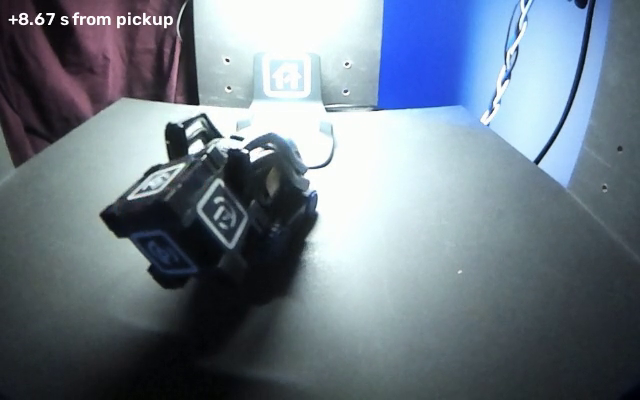
#> input picture frame 78 of evidence/unit3-cube-accelerometer/pickup.mp4, 640 x 400 px, given in place of cube-settling.mkv, which was not available
$ python slide_check.py
#> lines starting #> are read from the running program, lines starting #| are printed output that depends on the picture
"""Midpoint test of fixed-attitude translation during the late roll signal."""
import csv
from pathlib import Path

import cv2
import matplotlib.pyplot as plt
import numpy as np
from scipy.integrate import cumulative_trapezoid

here = Path(__file__).resolve().parent
camera = np.array([64.5, 64.75, 65.0])
# Same far-right rubber corner on three overhead frames, in cropped pixels.
picks = np.float32([[46, 8], [46, 8], [48, 9]])
# Existing 23 mm top glyph registration in half-resolution camera pixels.
glyph = np.float32([[170,187],[330,157],[361,242],[184,269]])/8 + [282,295]
world = np.float32([[0,0],[23,0],[23,23],[0,23]])
# The video patch at (10,8) matches the docked crop at (30,43).
offset = np.float32([260+20,265+35])


def optical(points, corners):
    transform = cv2.getPerspectiveTransform(np.float32(corners), world)
    p = cv2.perspectiveTransform(np.float32(points[None] + offset), transform)[0]
    return np.linalg.norm((p[0]+p[2])/2-p[1])


def packet_test(directory, clock):
    zero = next(float(r['sec']) for r in csv.DictReader((directory/'actions.csv').open())
                if r['action']=='roll cube')
    rows = np.genfromtxt(directory/'cube.csv.gz', names=True, delimiter=',')
    t = rows['sec'][::3]-zero
    y = rows['y'].reshape(-1,3).mean(axis=1)/8192
    tt = np.linspace(camera[0]-clock,camera[-1]-clock,501)
    acceleration = (np.interp(tt,t,y)-np.median(y[(t>=-1)&(t<0)]))*9806.65/.970709
    velocity = cumulative_trapezoid(acceleration,tt,initial=0)
    position = cumulative_trapezoid(velocity,tt,initial=0)
    return abs(position[-1]/2-position[250])


if __name__=='__main__':
    rng = np.random.default_rng(18)
    draw = [optical(picks+rng.uniform(-2,2,picks.shape), glyph+rng.uniform(-1,1,glyph.shape))
            for _ in range(4000)]
    fig, axes = plt.subplots(1,3,figsize=(8,3),layout='constrained')
    vid = cv2.VideoCapture(str(here/'cube-settling.mkv'))
    for ax,t,point in zip(axes,camera,picks):
        vid.set(cv2.CAP_PROP_POS_FRAMES,round((t-58)*12))
        ok,frame = vid.read()
        assert ok
        ax.imshow(frame[:,:,0],cmap='gray',vmin=0,vmax=255,interpolation='nearest')
        ax.plot(*point,'+',c='#ff794d',ms=12)
        ax.set_title(f'Camera {t:.2f} s')
        ax.axis('off')
#> this loop made 3 passes
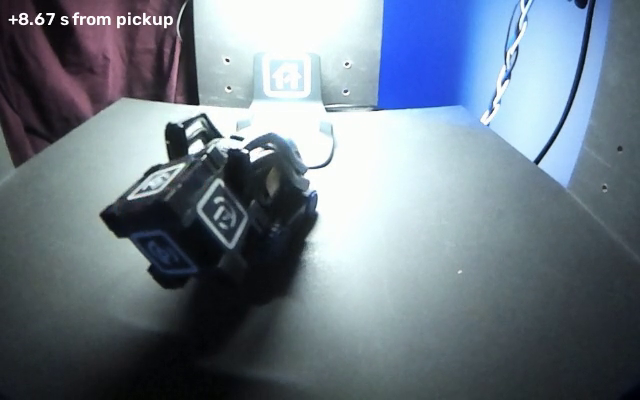
#> input picture frame 78 of evidence/unit3-cube-accelerometer/pickup.mp4, 640 x 400 px, given in place of cube-settling.mkv, which was not available
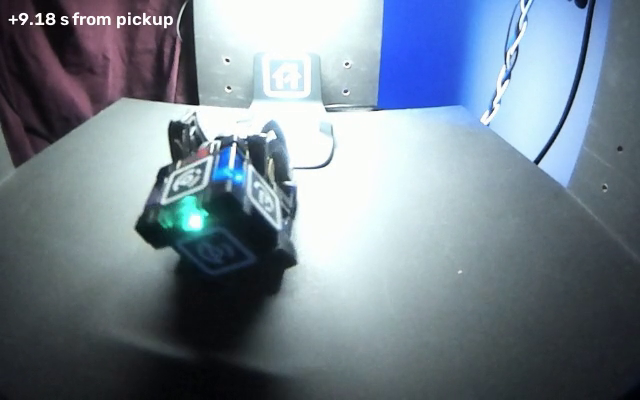
#> input picture frame 81 of evidence/unit3-cube-accelerometer/pickup.mp4, 640 x 400 px, given in place of cube-settling.mkv, which was not available
#> pass 3, `ok,frame = vid.read()`:
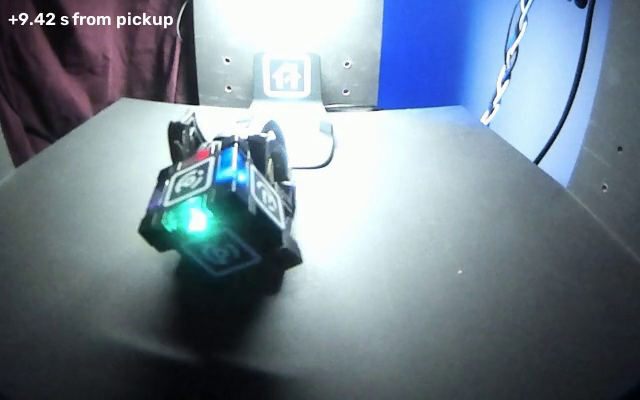
#> frame: shape (400, 640, 3); mean B, G, R 143, 130.8, 116
    vid.release()
    fig.savefig(here/'slide-check.png',dpi=170)
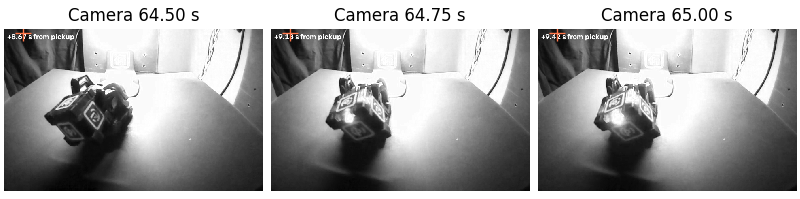
#> figure drawn by matplotlib, 3 panels
    clocks=np.linspace(59.754,59.875,51)
    rows=[('Visible corner',optical(picks,glyph),*np.percentile(draw,[5,95]))]
    for directory in [here,here.parent/'R9']:
#> (the run stopped early here; a loop or call above may not have finished)

$ run again, starting later in the video
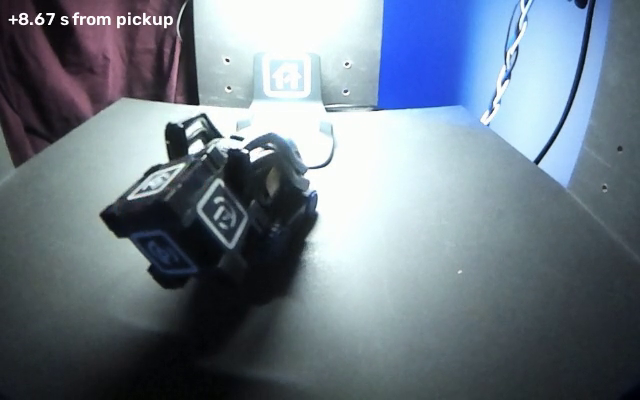
#> input picture frame 78 of evidence/unit3-cube-accelerometer/pickup.mp4, 640 x 400 px, given in place of cube-settling.mkv, which was not available
#> the loop `for ax,t,point in zip(axes,camera,picks):` made 3 passes
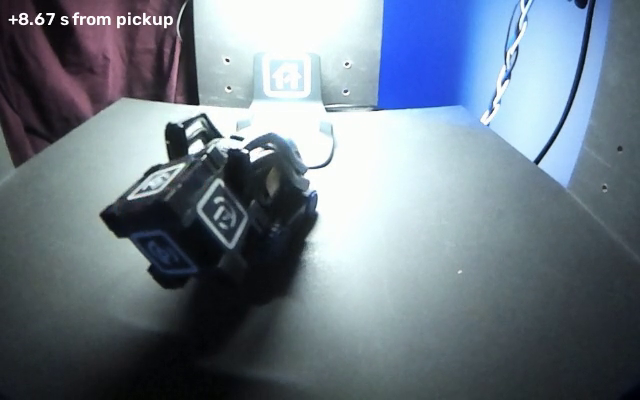
#> input picture frame 78 of evidence/unit3-cube-accelerometer/pickup.mp4, 640 x 400 px, given in place of cube-settling.mkv, which was not available
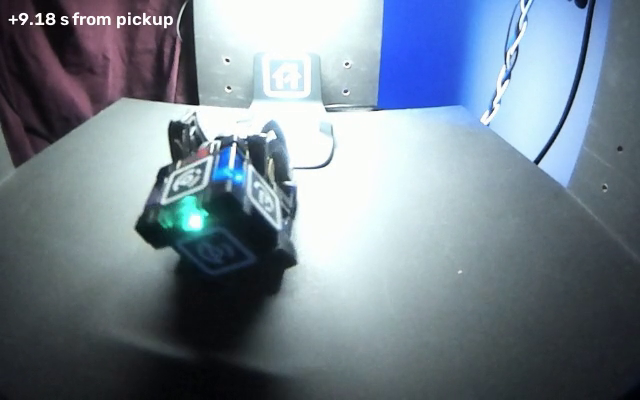
#> input picture frame 81 of evidence/unit3-cube-accelerometer/pickup.mp4, 640 x 400 px, given in place of cube-settling.mkv, which was not available

$ run again, starting later in the video
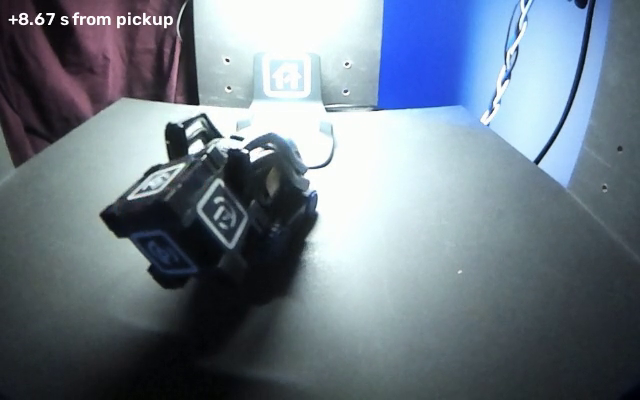
#> input picture frame 78 of evidence/unit3-cube-accelerometer/pickup.mp4, 640 x 400 px, given in place of cube-settling.mkv, which was not available
#> the loop `for ax,t,point in zip(axes,camera,picks):` made 3 passes
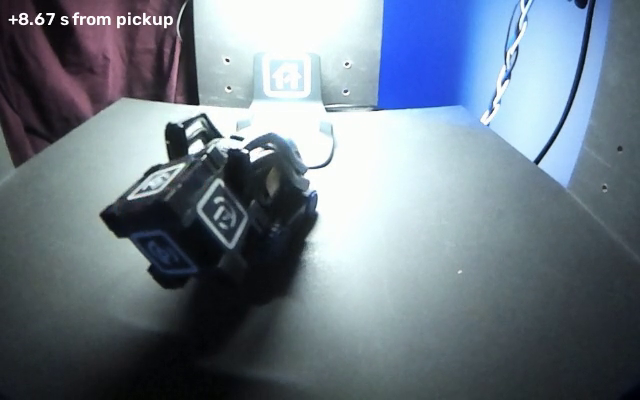
#> input picture frame 78 of evidence/unit3-cube-accelerometer/pickup.mp4, 640 x 400 px, given in place of cube-settling.mkv, which was not available
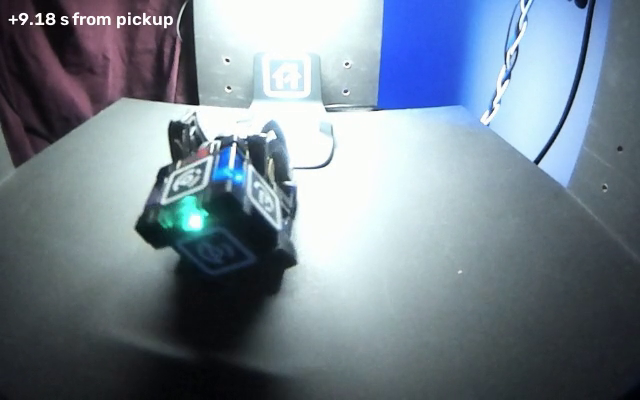
#> input picture frame 81 of evidence/unit3-cube-accelerometer/pickup.mp4, 640 x 400 px, given in place of cube-settling.mkv, which was not available
